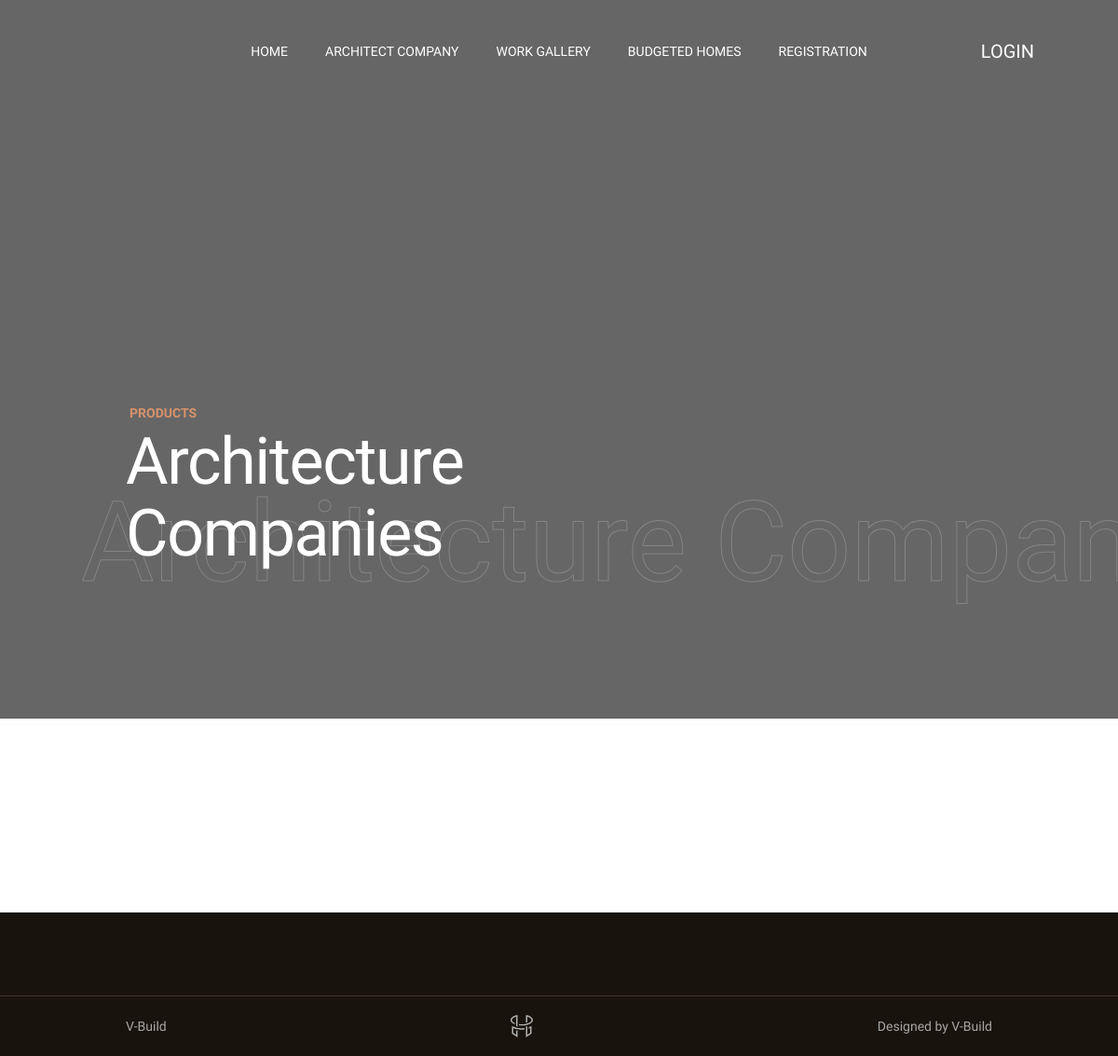
Page /gallery2.php on the earlier database version.
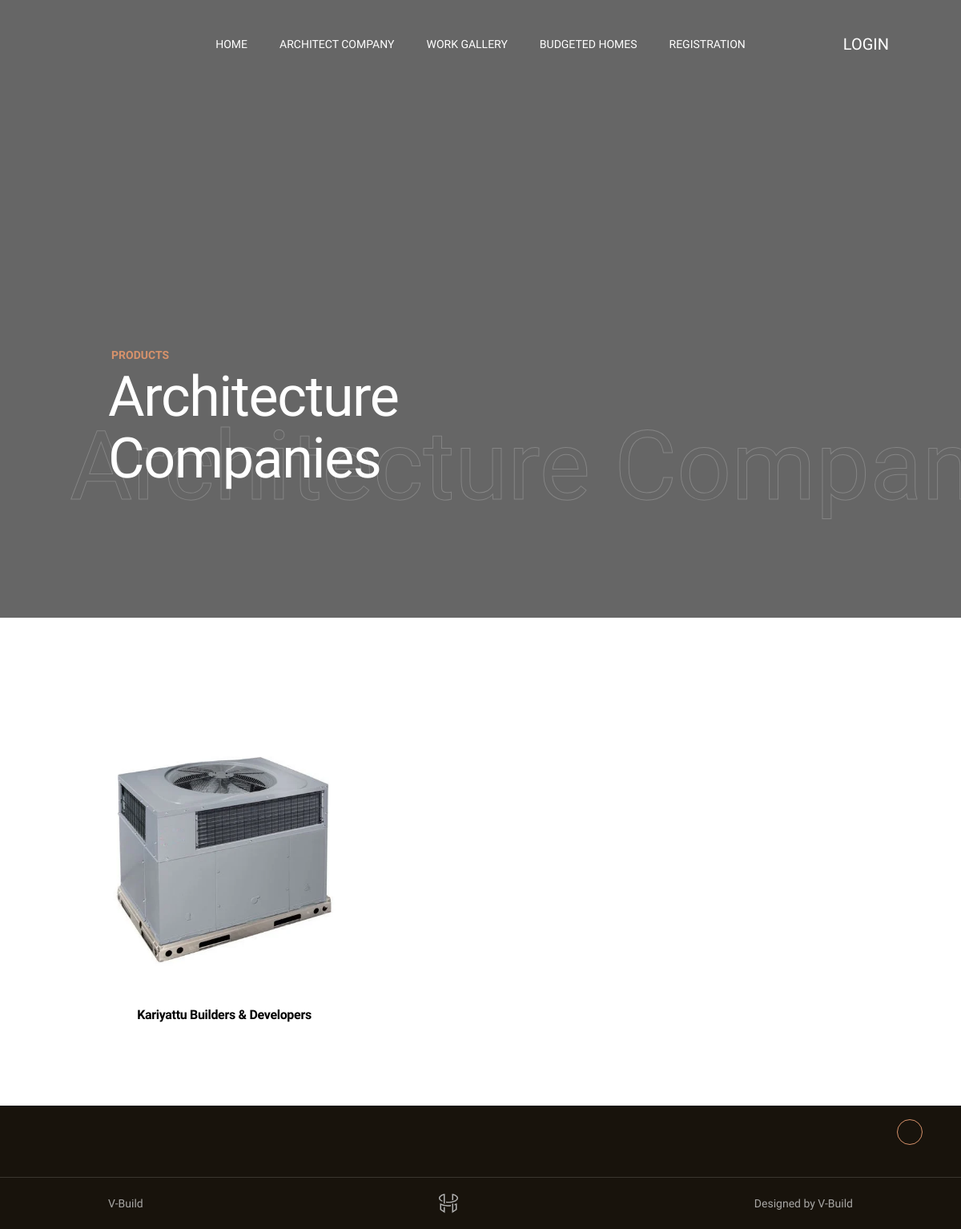
Same page on the later database version.
### tables this page shows
CREATE TABLE IF NOT EXISTS `gallery` (
  `g_id` int(11) NOT NULL AUTO_INCREMENT,
  `a_id` int(11) NOT NULL,
  `image` varchar(100) NOT NULL,
  PRIMARY KEY (`g_id`)
);

CREATE TABLE IF NOT EXISTS `company_registration` (
  `c_id` int(30) NOT NULL AUTO_INCREMENT,
  `cl_id` int(30) NOT NULL,
  `c_companyname` varchar(100) NOT NULL,
  `c_address` varchar(100) NOT NULL,
  `c_email` varchar(100) NOT NULL,
  `c_password` varchar(100) NOT NULL,
  `c_phonenumber` varchar(100) NOT NULL,
  `map` text NOT NULL,
  `pincode` int(6) NOT NULL,
  `c_file` varchar(100) NOT NULL,
  PRIMARY KEY (`c_id`)
);

### gallery2.php (the view, shortened to what this page needs)
<?php
include 'header.php';
include('database.php');
?>
      <div class="content-wrapper  js-content-wrapper">
        <section class="page-masthead">
          <div data-parallax="0.6" class="page-masthead__bg">
          </div>
          <div class="container">
            <div class="page-masthead__content">
              <div class="row justify-content-between md:justify-content-center align-items-center">
                <div class="col-lg-9 col-md-10">
                  <div data-anim="slide-up delay-1">
                    <div class="page-masthead__subtitle">PRODUCTS</div>
                    <div class="page-masthead__back_title">Architecture Companies</div>
                    <h1 class="page-masthead__title text-white">Architecture Companies</h1>
                  </div>
                </div>
              </div>
            </div>
          </div>
        </section>
        <section class="layout-pt-md layout-pb-md">
          <div class="container">
            <div class="row">
              <div class="col-12">
                <div class="row y-gap-32 mt-40 lg:mt-20">
                  <?php
 $sqllll="SELECT * FROM `gallery`";
                  $result = $con->query($sqllll);
                               while($row= mysqli_fetch_array($result))
                                 {
                                 ?>
                  <div class="col-xl-3 col-lg-4 col-sm-6">
                    <div class="shopCard text-center">
                      <div class="shopCard__image ratio ratio-29:33">
                        <img class="ratio-img" src="uploads/<?php echo $row['image'];?>" alt="Product image">
                      </div>
                      <div class="shopCard__content mt-20">
                        <h4 class="shopCard__title text-base mt-8"><?php  $a_id= $row['a_id'];
 $sqll="SELECT * FROM `company_registration` WHERE cl_id=$a_id";
                  $result1 = $con->query($sqll);
                               while($row1= mysqli_fetch_array($result1))
                                 {
									 echo $row1['c_companyname'];
								 }
							?></h4>
                      </div>
                    </div>
                  </div>
         <?php }
                   ?>
                </div>
              </div>
            </div>
          </div>
        </section>
<?php
include 'footer.php';
?>

Differences in the rows shown:
added gallery: image (picture)
now on this page (row edited): company_registration: c_companyname "Kariyattu Builders & Developers"
